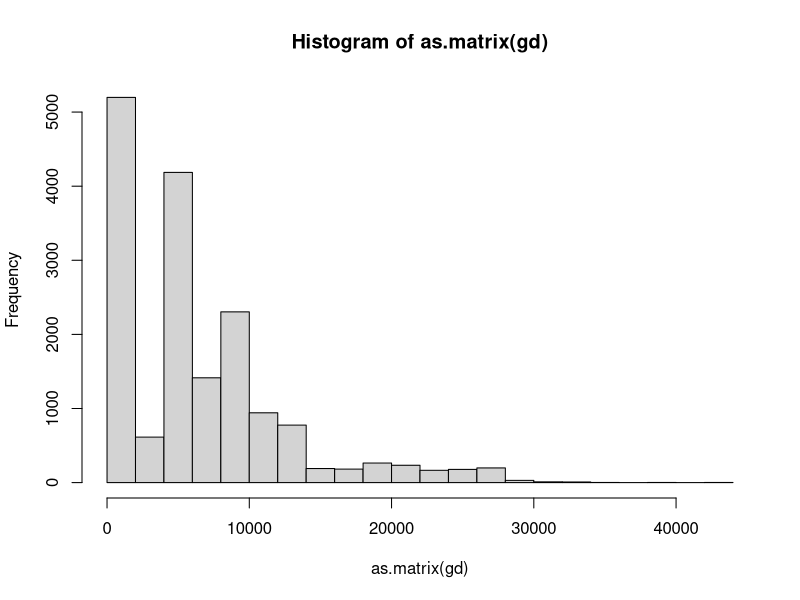
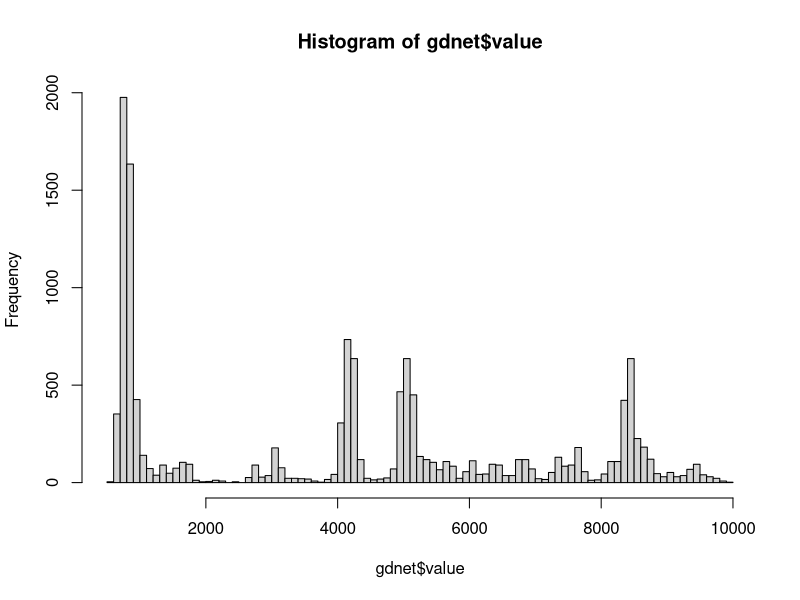
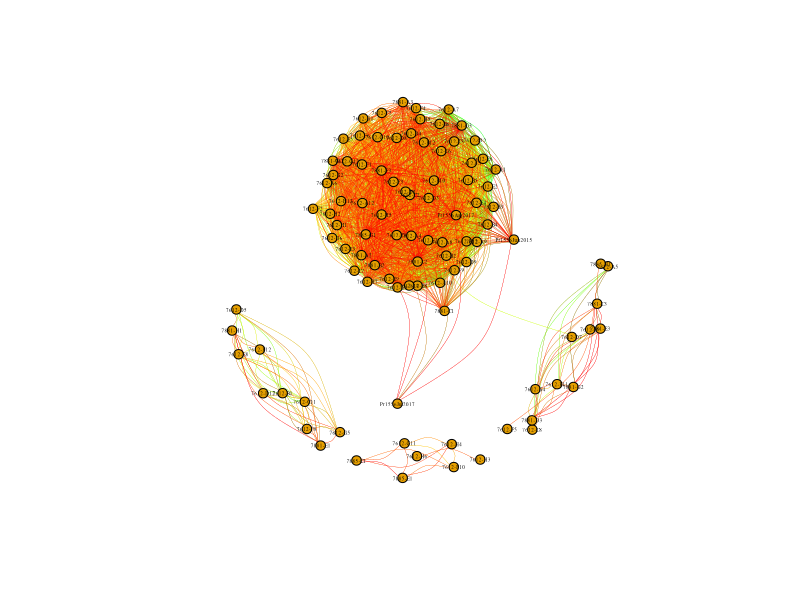

Write R code to recreate these figures, in order.
#'@author Ricardo I Alcala
#'@title Genetic Distance - Network Analysis
#'@description 
#'

#- setting working directory
setwd("~/Box/OSU/P_ramorum/data/")

#----functions

#------ loading libraries
library(reshape2)
library(ggplot2)
library(ape)
library(igraph)

#------
gd <- read.csv("na1_gendists.txt", header = T, sep = " ")
colnames(gd) <- rownames(gd)
class(gd)
gd[1:4,1:4]

hist(as.matrix(gd))

# long format
gd1 <- as.data.frame(gd)#$`7612-A1`)
rownames(gd1) <- rownames(gd)
gdnet <- melt(as.matrix(gd1)) 

# comparison by 1 
colnames(gdnet) <- c("From", "To", "value")
head(gdnet)
# gdnet$To <- rep("7612-A",dim(gdnet)[1],)
#
gdnet0 <- gdnet[!rowSums(gdnet[-c(1:2)] == 0) >= 1,] #removing 0's
gdnet <- gdnet0[gdnet0[-c(1:2)] < 10000,] # setting up the treshold
head(gdnet)
hist(gdnet$value, breaks= 100)

# cutoff for entire matrix
gdnet <- gdnet0[gdnet0[-c(1:2)] < 1000,] # setting up the treshold


#----- Network
x = gdnet
igraph<-graph_from_data_frame(x, directed = FALSE)
rbPal <- colorRampPalette(c("green", "yellow", "red")) 
counPal <- colorRampPalette(c("red", "yellow", "blue", "white", "brown"), bias = 1)
V(igraph)$size=5
# V(igraph)$xx <- as.numeric(as.factor(V(igraph))) # make the categories of x into numeric values for color ramp
# V(igraph)$color <- counPal(10)[cut(as.numeric(V(igraph)$xx),breaks = 10)]
CounColor <- unique(cbind(V(igraph)$Country, V(igraph)$color))
E(igraph)$xx <- as.numeric(unlist(E(igraph))) # make the categories of x into numeric values for color ramp
E(igraph)$color <- rbPal(10)[cut(as.numeric(E(igraph)$xx),breaks = 10)]


plot(igraph,  edge.arrow.size=.05, vertex.label.cex=.3, vertex.label.color='black',edge.curved=T, edge.width=0.2, layout=layout_with_kk)
# legend(x= 0.9, y= -0.9, CounColor[,1], pch=21,  col="black", pt.bg=CounColor[,2], pt.cex=2,cex=.8, bty="n", ncol=1)
